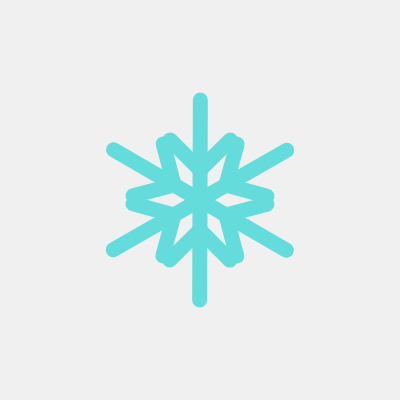
Frame 1 (no input)
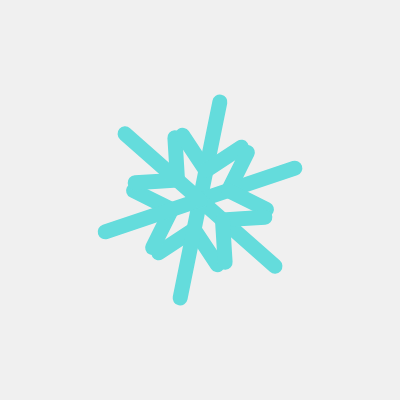
Frame 60 (no input)
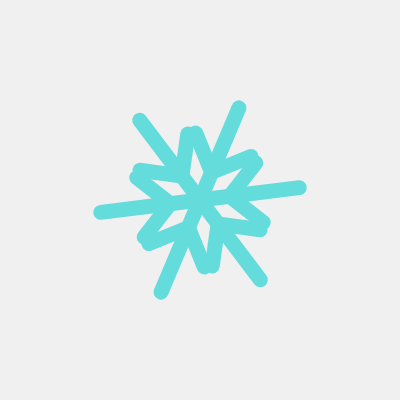
Frame 120 (the mouse pressed at the canvas centre since frame 60)

The p5.js sketch that drew these frames (run headless with seeded random() and noise() and a simulated clock; from frame 60 on, the mouse is pressed at the canvas centre):

// p5.js sketch
// ── sketch.js
let NUM = 6;
let ANGLE = 0;

function setup() {
  createCanvas(400, 400);
  strokeWeight(15);

  ANGLE = TWO_PI / NUM;
}

function draw() {
  background(240);
  stroke(100, 220, 220);

  translate(width / 2, width / 2);

  let sec = millis() / 1000;
  rotate(sec * 0.2);

  for (let i = 0; i < NUM; i++) {
    push();
    rotate(i * ANGLE);
    line(0, 0, 0, -100);
    line(0, 30, 30, 60);
    line(0, 30, -30, 60);
    pop();
  }
}
